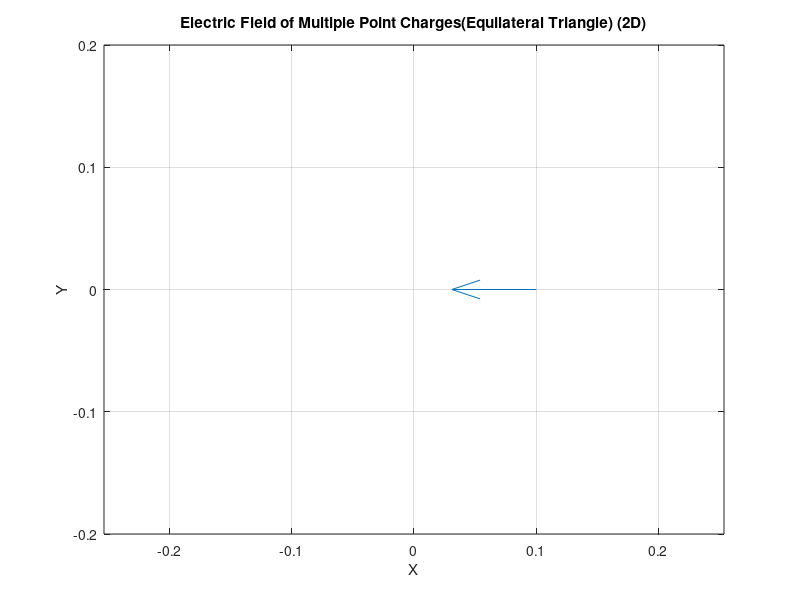

Write the MATLAB code that produced this figure.
% Problem 2: Electric Field of Multiple Point Charges(Equilateral Triangle) (2D)

epsilon_0 = 8.854187817e-12; 
charges = [
    0 0 1e-9;
    0.1 0 1e-9;
    0.1/2 real(sqrt(3)/20) 1e-9;
];

[x, y] = meshgrid(-0.2:0.01:0.2, -0.2:0.01:0.2);
Ex = zeros(size(x));
Ey = zeros(size(y));





for i = 1:size(charges, 1)
    q = charges(i, 3);
    dx = x - charges(i, 1);
    dy = y - charges(i, 2);
    r = sqrt(dx.^2 + dy.^2);
    Ex = Ex + (q / (4 * pi * epsilon_0)) * (dx ./ r.^3);
    Ey = Ey + (q / (4 * pi * epsilon_0)) * (dy ./ r.^3);
end


quiver(x, y, Ex, Ey, AutoScaleFactor=5);
title('Electric Field of Multiple Point Charges(Equilateral Triangle) (2D)');
xlabel('X');
ylabel('Y');
axis equal; 
grid on;
